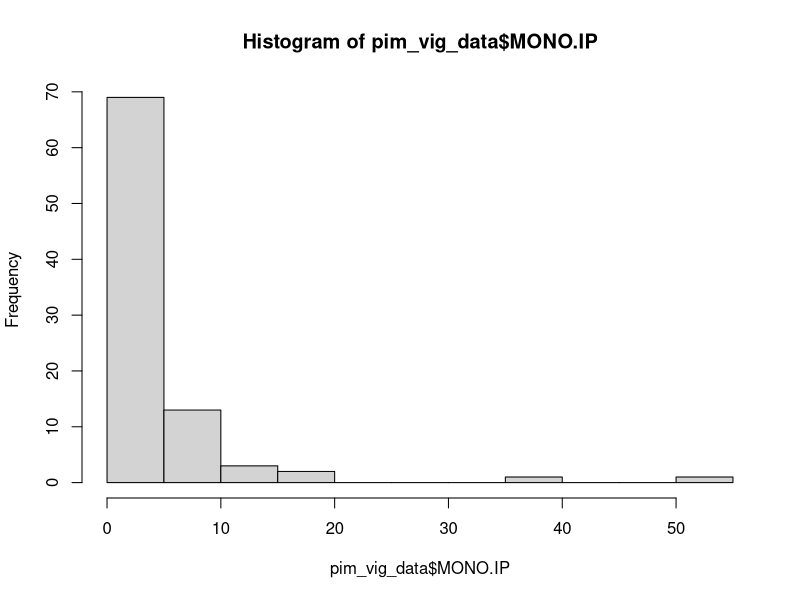
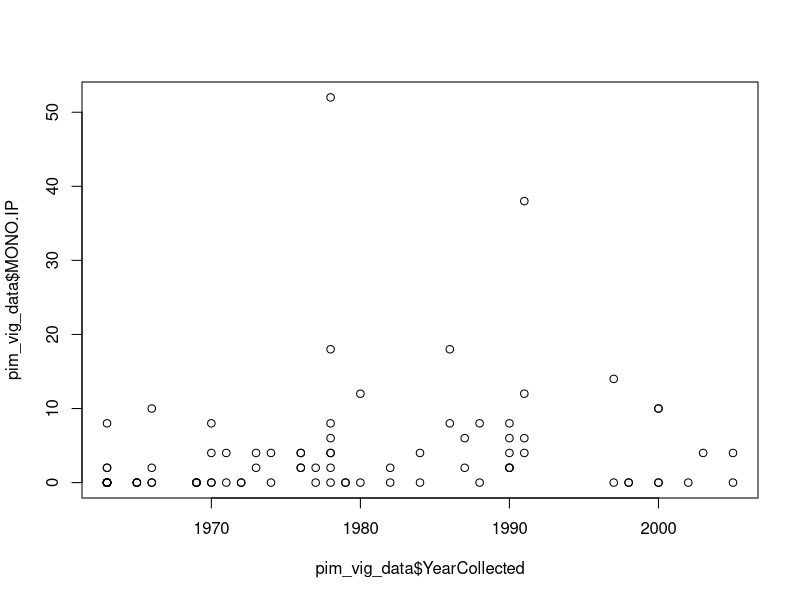

Source code (R) for these figures, in order:
# How to use R
# A workshop
# Written by Chelsea Wood (chelwood@uw.edu)

getwd()

setwd("/Users/chelsealwood/Dropbox/Vault/University of Washington/Projects/CAREER/Data/TUBRI")

pim_vig_data<-read.csv("data/processed/Ictalurus_punctatus_processed_human_readable.csv")

View(pim_vig_data)

pim_vig_data

pim_vig_data$YearCollected

pim_vig_data$MONO.IP

pim_vig_data[,]

sum(pim_vig_data$MONO.IP)

mean(pim_vig_data$MONO.IP)

hist(pim_vig_data$MONO.IP)

plot(pim_vig_data$MONO.IP~pim_vig_data$YearCollected)

summary(lm(pim_vig_data$MONO.IP~pim_vig_data$YearCollected))
